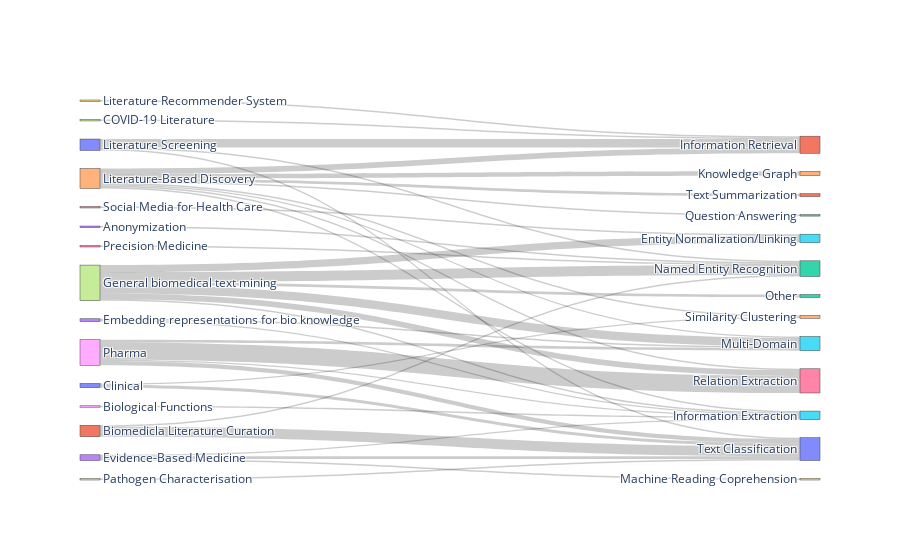

Write notebook code for a chart like this one.
### Code cell
import plotly.graph_objects as go # Import the graphical object

fig = go.Figure( 
    data=[go.Sankey( # The plot we are interest
        # This part is for the node information
        node = dict( 
            label = levels_combined
        ),
        # This part is for the link information
        link = dict(
            source = source_node,
            target = target_node,
            value = values
        ))])

# With this save the plots 
plot(fig,
     image_filename='sankey_plot_1', 
     image='png', 
     image_width=1000, 
     image_height=600
)
# And shows the plot
fig.show()

### Figure 1 — Plotly figure (JSON) as saved in the notebook; plotly's stock layout.template omitted (floating-point values rounded to 4 significant figures)
{"data": [{"link": {"source": [8, 7, 1, 10, 7, 7, 4, 7, 4, 8, 8, 7, 0, 3, 4, 6, 18, 23, 3, 7, 4, 8, 27, 9, 3, 23, 4, 13, 1, 10, 26, 4, 4, 0, 4, 10, 17], "target": [16, 12, 20, 11, 25, 5, 11, 16, 14, 20, 25, 22, 20, 20, 21, 5, 15, 15, 15, 15, 15, 15, 11, 11, 19, 25, 25, 12, 12, 12, 12, 2, 16, 24, 24, 20, 20], "value": [12, 7, 7, 6, 6, 5, 4, 4, 3, 3, 2, 2, 2, 2, 2, 1, 1, 1, 1, 1, 1, 1, 1, 1, 1, 1, 1, 1, 1, 1, 1, 1, 1, 1, 1, 1, 1]}, "node": {"label": ["Clinical", "Biomedicla Literature Curation", "Question Answering", "Evidence-Based Medicine", "Literature-Based Discovery", "Entity Normalization/Linking", "Social Media for Health Care", "General biomedical text mining", "Pharma", "Literature Recommender System", "Literature Screening", "Information Retrieval", "Named Entity Recognition", "Anonymization", "Knowledge Graph", "Information Extraction", "Relation Extraction", "Pathogen Characterisation", "Biological Functions", "Machine Reading Coprehension", "Text Classification", "Text Summarization", "Other", "Embedding representations for bio knowledge", "Similarity Clustering", "Multi-Domain", "Precision Medicine", "COVID-19 Literature"]}, "type": "sankey"}], "layout": {"autosize": true}}
